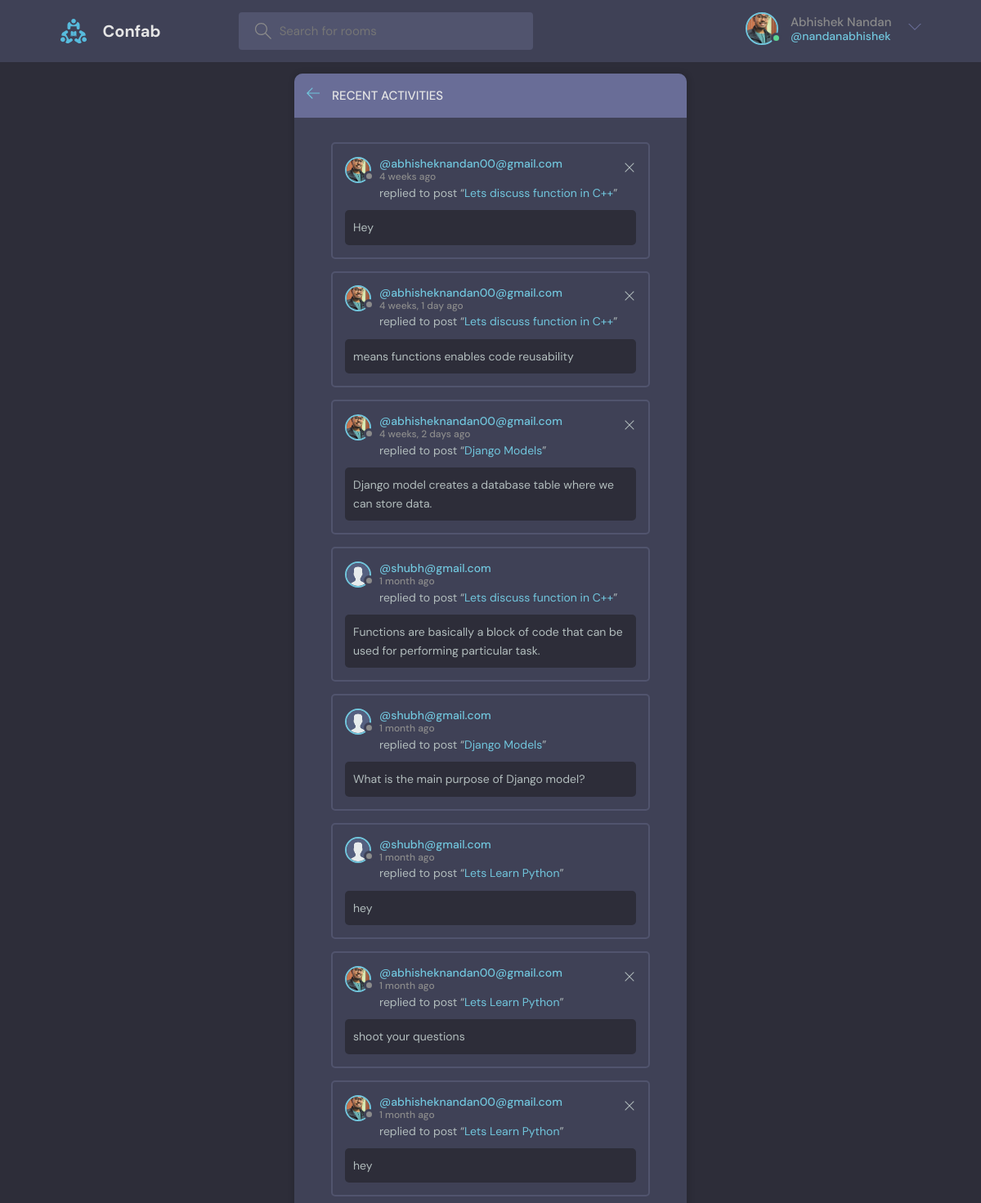
/activity/ (signed in), run on the app's committed database.
### base/models.py (models this page shows, shortened)
class User(AbstractUser):
    name = models.CharField(max_length=50, null=True)
    email = models.EmailField(unique=True, null=True)
    bio = models.TextField(null=True)
    avatar = models.ImageField(null=True, default="avatar.svg")
    url_fb = models.URLField(null=True, blank=True, verbose_name='Url-Facebook')
    url_insta = models.URLField(null=True, blank=True, verbose_name='Url-Instagram')
    url_linkedin = models.URLField(null=True, blank=True, verbose_name='Url-Linkedin')
    url_git = models.URLField(null=True, blank=True, verbose_name='Url-GitHub')
    USERNAME_FIELD = 'email'
    REQUIRED_FIELDS = []

class Message(models.Model):
    user = models.ForeignKey(User, on_delete=models.CASCADE)
    room = models.ForeignKey(Room, on_delete=models.CASCADE)
    body = models.TextField()
    updated = models.DateTimeField(auto_now=True)
    created = models.DateTimeField(auto_now_add=True)
    class Meta:
        ordering = ['-updated', '-created']

class Room(models.Model):
    host = models.ForeignKey(User, on_delete=models.SET_NULL, null=True)
    topic = models.ForeignKey(Topic, on_delete=models.SET_NULL, null=True)
    name = models.CharField(max_length=200)
    description = models.TextField(null=True, blank=True)
    participants = models.ManyToManyField(User, related_name='participants', blank=True)
    updated = models.DateTimeField(auto_now=True)
    created = models.DateTimeField(auto_now_add=True)
    class Meta:
        ordering = ['-updated', '-created']
    def __str__(self) -> str:
        return self.name

### base/views.py (the view)
# urls.py: path('activity/', views.activityPage, name='activity'),
def activityPage(request):
    room_messages = Message.objects.all()
    return render(request, 'base/activity.html', {'room_messages': room_messages})

### base/templates/base/activity.html
{% extends 'main.html' %} {% block content %}
<main class="layout">
  <div class="container">
    <div class="layout__box">
      <div class="layout__boxHeader">
        <div class="layout__boxTitle">
          <a href="{% url 'home' %}">
            <svg
              version="1.1"
              xmlns="http://www.w3.org/2000/svg"
              width="32"
              height="32"
              viewBox="0 0 32 32"
            >
              <title>arrow-left</title>
              <path
                d="M13.723 2.286l-13.723 13.714 13.719 13.714 1.616-1.611-10.96-10.96h27.625v-2.286h-27.625l10.965-10.965-1.616-1.607z"
              ></path>
            </svg>
          </a>
          <h3>Recent Activities</h3>
        </div>
      </div>
      <div class="activities-page layout__body">
        {% for message in room_messages %}
        <div class="activities__box">
          <div class="activities__boxHeader roomListRoom__header">
            <a
              href="{% url 'user-profile' message.user.id %}"
              class="roomListRoom__author"
            >
              <div class="avatar avatar--small">
                <img src="{{message.user.avatar.url}}" />
              </div>
              <p>
                @{{message.user}}
                <span>{{message.created|timesince}} ago</span>
              </p>
            </a>
            {% if request.user == message.user %}
            <div class="roomListRoom__actions">
              <a href="{% url 'delete-message' message.id %}">
                <svg
                  version="1.1"
                  xmlns="http://www.w3.org/2000/svg"
                  width="32"
                  height="32"
                  viewBox="0 0 32 32"
                >
                  <title>remove</title>
                  <path
                    d="M27.314 6.019l-1.333-1.333-9.98 9.981-9.981-9.981-1.333 1.333 9.981 9.981-9.981 9.98 1.333 1.333 9.981-9.98 9.98 9.98 1.333-1.333-9.98-9.98 9.98-9.981z"
                  ></path>
                </svg>
              </a>
            </div>
            {% endif %}
          </div>
          <div class="activities__boxContent">
            <p>
              replied to post “<a href="{% url 'room' message.room.id %}"
                >{{message.room}}</a
              >”
            </p>
            <div class="activities__boxRoomContent">{{message.body}}</div>
          </div>
        </div>
        {% endfor %}
      </div>
    </div>
  </div>
</main>
{% endblock content %}

### templates/navbar.html (shortened to what this page needs)
{% load static %}
<header class="header header--loggedIn">
  <div class="container">
    <a href="{% url 'home' %}" class="header__logo">
      <img src="{% static 'images/logo.svg' %}" />
      <h1>Confab</h1>
    </a>
    <form class="header__search" method="GET" action="{% url 'home' %}">
      <label>
        <input name="q" placeholder="Search for rooms" />
      </label>
    </form>
    <nav class="header__menu">
      {% if request.user.is_authenticated %}
      <div class="header__user">
        <a href="{% url 'user-profile' request.user.id %}">
          <div class="avatar avatar--medium active">
            <img src="{{request.user.avatar.url}}" />
          </div>
          <p>{{request.user.name}}<span>@{{request.user.username}}</span></p>
        </a>
        <button class="dropdown-button">
          <svg
            version="1.1"
            xmlns="http://www.w3.org/2000/svg"
            width="32"
            height="32"
            viewBox="0 0 32 32"
          >
            <title>chevron-down</title>
            <path d="M16 21l-13-13h-3l16 16 16-16h-3l-13 13z"></path>
          </svg>
        </button>
      </div>
      {% else %}
      <a href="{% url 'login' %}">
        <img src="{% static 'images/avatar.svg' %}" />
        <p>Login</p>
      </a>
      {% endif %}
    </nav>
  </div>
</header>

### data on the page
User: user.avatar (picture), user.name "Abhishek Nandan", user.username "nandanabhishek"
Message: user.avatar (picture), user "abhisheknandan00@gmail.com", created "4 weeks", room "Lets discuss function in C++", body "Hey"
Message: user.avatar (picture), user "abhisheknandan00@gmail.com", created "4 weeks, 1 day", room "Lets discuss function in C++", body "means functions enables code reusability"
Message: user.avatar (picture), user "abhisheknandan00@gmail.com", created "4 weeks, 2 days", room "Django Models", body "Django model creates a database table where we can store data."
Message: user.avatar (placeholder picture), user "shubh@gmail.com", created "1 month", room "Lets discuss function in C++", body "Functions are basically a block of code that can be used for performing particular task."
Message: user.avatar (placeholder picture), user "shubh@gmail.com", created "1 month", room "Django Models", body "What is the main purpose of Django model?"
Message: user.avatar (placeholder picture), user "shubh@gmail.com", created "1 month", room "Lets Learn Python", body "hey"
Message: user.avatar (picture), user "abhisheknandan00@gmail.com", created "1 month", room "Lets Learn Python", body "shoot your questions"
Message: user.avatar (picture), user "abhisheknandan00@gmail.com", created "1 month", room "Lets Learn Python", body "hey"
